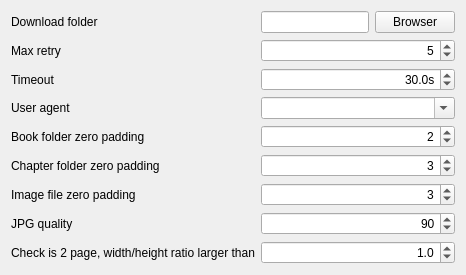
          <widget class="QWidget" name="tab_settings_general">
           <attribute name="title">
            <string>General</string>
           </attribute>
           <layout class="QFormLayout" name="formLayout">
            <property name="labelAlignment">
             <set>Qt::AlignLeading|Qt::AlignLeft|Qt::AlignVCenter</set>
            </property>
            <item row="1" column="0">
             <widget class="QLabel" name="lbl_settings_general_folder">
              <property name="text">
               <string>Download folder</string>
              </property>
             </widget>
            </item>
            <item row="1" column="1">
             <layout class="QHBoxLayout" name="layout_settings_folder">
              <item>
               <widget class="QLineEdit" name="txt_settings_general_folder">
                <property name="readOnly">
                 <bool>true</bool>
                </property>
               </widget>
              </item>
              <item>
               <widget class="QPushButton" name="btn_settings_general_folder">
                <property name="text">
                 <string>Browser</string>
                </property>
               </widget>
              </item>
             </layout>
            </item>
            <item row="2" column="0">
             <widget class="QLabel" name="lbl_settings_max_retry">
              <property name="text">
               <string>Max retry</string>
              </property>
             </widget>
            </item>
            <item row="2" column="1">
             <widget class="QSpinBox" name="spin_settings_max_retry">
              <property name="alignment">
               <set>Qt::AlignRight|Qt::AlignTrailing|Qt::AlignVCenter</set>
              </property>
              <property name="maximum">
               <number>10</number>
              </property>
              <property name="value">
               <number>5</number>
              </property>
             </widget>
            </item>
            <item row="3" column="0">
             <widget class="QLabel" name="lbl_settings_timeout">
              <property name="text">
               <string>Timeout</string>
              </property>
             </widget>
            </item>
            <item row="3" column="1">
             <widget class="QDoubleSpinBox" name="spin_settings_timeout">
              <property name="alignment">
               <set>Qt::AlignRight|Qt::AlignTrailing|Qt::AlignVCenter</set>
              </property>
              <property name="suffix">
               <string>s</string>
              </property>
              <property name="decimals">
               <number>1</number>
              </property>
              <property name="minimum">
               <double>10.000000000000000</double>
              </property>
              <property name="maximum">
               <double>120.000000000000000</double>
              </property>
              <property name="singleStep">
               <double>5.000000000000000</double>
              </property>
              <property name="value">
               <double>30.000000000000000</double>
              </property>
             </widget>
            </item>
            <item row="4" column="0">
             <widget class="QLabel" name="lbl_settings_user_agent">
              <property name="text">
               <string>User agent</string>
              </property>
             </widget>
            </item>
            <item row="4" column="1">
             <widget class="QComboBox" name="cbx_settings_user_agent">
              <property name="editable">
               <bool>true</bool>
              </property>
              <property name="sizeAdjustPolicy">
               <enum>QComboBox::AdjustToContentsOnFirstShow</enum>
              </property>
             </widget>
            </item>
            <item row="5" column="0">
             <widget class="QLabel" name="lbl_settings_book_padding">
              <property name="text">
               <string>Book folder zero padding</string>
              </property>
             </widget>
            </item>
            <item row="5" column="1">
             <widget class="QSpinBox" name="spin_settings_book_padding">
              <property name="alignment">
               <set>Qt::AlignRight|Qt::AlignTrailing|Qt::AlignVCenter</set>
              </property>
              <property name="minimum">
               <number>1</number>
              </property>
              <property name="maximum">
               <number>6</number>
              </property>
              <property name="value">
               <number>2</number>
              </property>
             </widget>
            </item>
            <item row="6" column="0">
             <widget class="QLabel" name="lbl_settings_chapter_padding">
              <property name="text">
               <string>Chapter folder zero padding</string>
              </property>
             </widget>
            </item>
            <item row="6" column="1">
             <widget class="QSpinBox" name="spin_settings_chapter_padding">
              <property name="alignment">
               <set>Qt::AlignRight|Qt::AlignTrailing|Qt::AlignVCenter</set>
              </property>
              <property name="minimum">
               <number>1</number>
              </property>
              <property name="maximum">
               <number>6</number>
              </property>
              <property name="value">
               <number>3</number>
              </property>
             </widget>
            </item>
            <item row="7" column="0">
             <widget class="QLabel" name="lbl_settings_image_padding">
              <property name="text">
               <string>Image file zero padding</string>
              </property>
             </widget>
            </item>
            <item row="7" column="1">
             <widget class="QSpinBox" name="spin_settings_image_padding">
              <property name="alignment">
               <set>Qt::AlignRight|Qt::AlignTrailing|Qt::AlignVCenter</set>
              </property>
              <property name="minimum">
               <number>1</number>
              </property>
              <property name="maximum">
               <number>6</number>
              </property>
              <property name="value">
               <number>3</number>
              </property>
             </widget>
            </item>
            <item row="8" column="0">
             <widget class="QLabel" name="lbl_settings_jpg_quality">
              <property name="text">
               <string>JPG quality</string>
              </property>
             </widget>
            </item>
            <item row="8" column="1">
             <widget class="QSpinBox" name="spin_settings_jpg_quality">
              <property name="alignment">
               <set>Qt::AlignRight|Qt::AlignTrailing|Qt::AlignVCenter</set>
              </property>
              <property name="minimum">
               <number>1</number>
              </property>
              <property name="maximum">
               <number>100</number>
              </property>
              <property name="value">
               <number>90</number>
              </property>
             </widget>
            </item>
            <item row="9" column="0">
             <widget class="QLabel" name="lbl_settings_check_is_2_page">
              <property name="text">
               <string>Check is 2 page, width/height ratio larger than</string>
              </property>
             </widget>
            </item>
            <item row="9" column="1">
             <widget class="QDoubleSpinBox" name="spin_settings_check_is_2_page">
              <property name="alignment">
               <set>Qt::AlignRight|Qt::AlignTrailing|Qt::AlignVCenter</set>
              </property>
              <property name="decimals">
               <number>1</number>
              </property>
              <property name="singleStep">
               <double>0.100000000000000</double>
              </property>
              <property name="value">
               <double>1.000000000000000</double>
              </property>
             </widget>
            </item>
           </layout>
          </widget>
